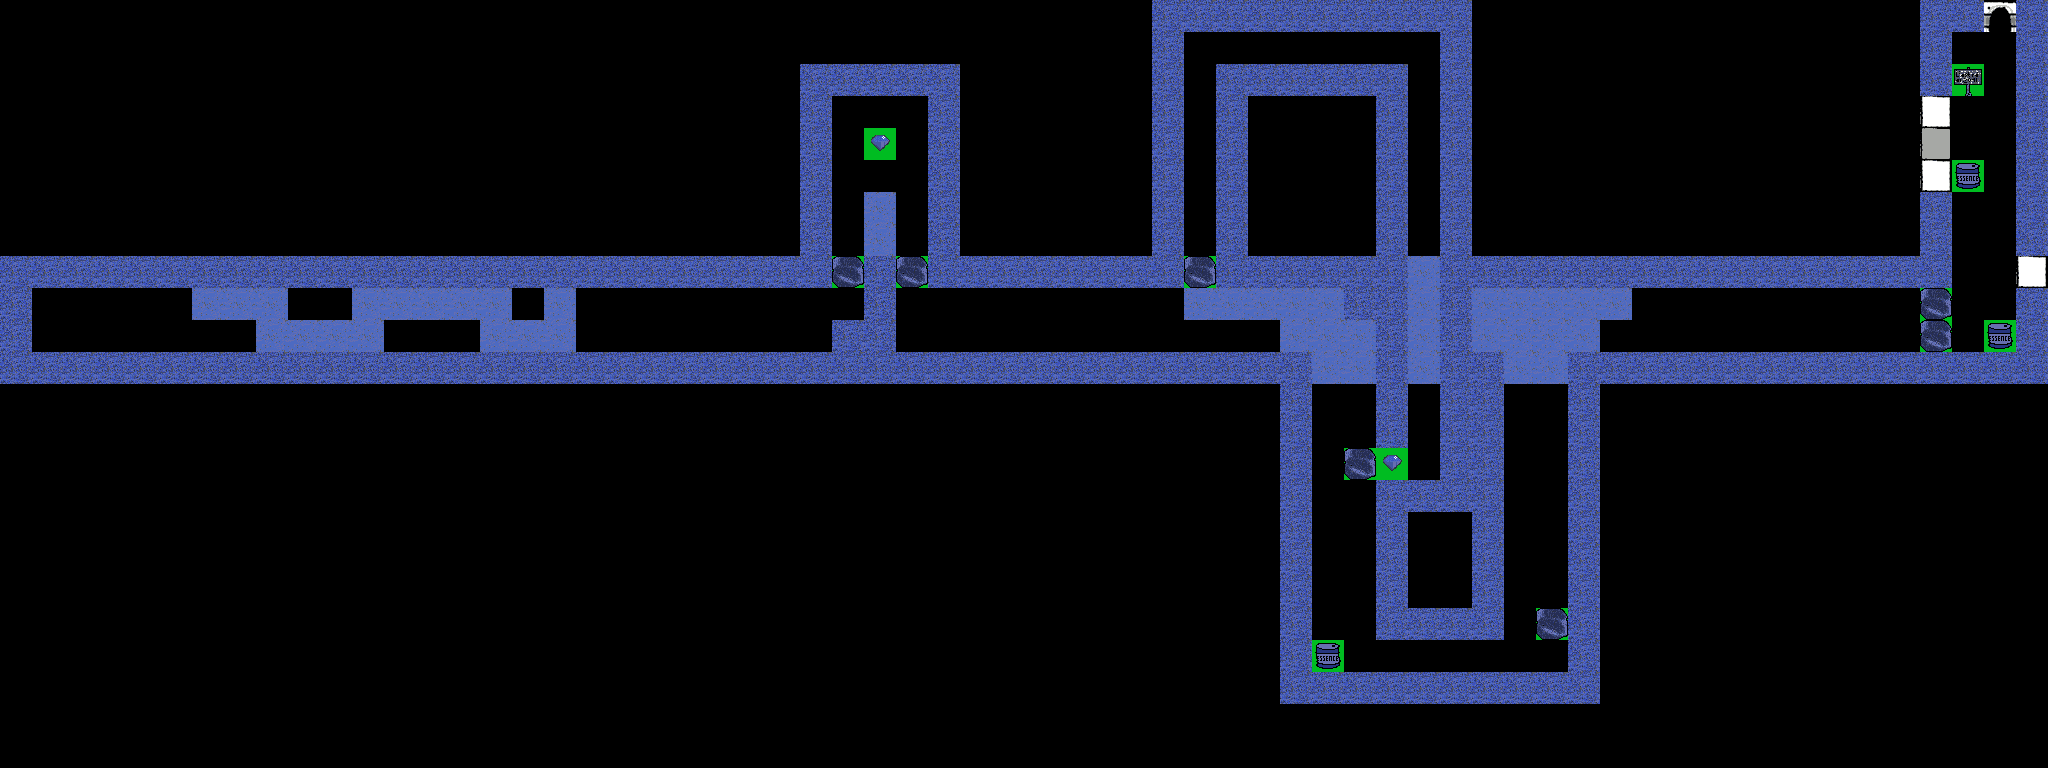

Below is a game level as drawn by its tile map, then a one-line description and the .tmx file that defines it, in full:
An orthogonal 64x24 tile map with 32x32 px tiles, 1 tile layer (タイルレイヤー1).

<map version="1.5" tiledversion="1.7.2" orientation="orthogonal" renderorder="right-down" width="64" height="24" tilewidth="32" tileheight="32" infinite="0" nextlayerid="2" nextobjectid="1">
 <tileset firstgid="1" name="underground_tiles" tilewidth="32" tileheight="32" tilecount="16" columns="1">
  <image source="../../games/TremblayIsland/graphics/underground_tiles.bmp" trans="000000" width="32" height="512" />
 </tileset>
 <layer id="1" name="タイルレイヤー1" width="64" height="24">
  <data encoding="csv">
0,0,0,0,0,0,0,0,0,0,0,0,0,0,0,0,0,0,0,0,0,0,0,0,0,0,0,0,0,0,0,0,0,0,0,0,1,1,1,1,1,1,1,1,1,1,0,0,0,0,0,0,0,0,0,0,0,0,0,0,1,1,9,1,
0,0,0,0,0,0,0,0,0,0,0,0,0,0,0,0,0,0,0,0,0,0,0,0,0,0,0,0,0,0,0,0,0,0,0,0,1,0,0,0,0,0,0,0,0,1,0,0,0,0,0,0,0,0,0,0,0,0,0,0,1,0,0,1,
0,0,0,0,0,0,0,0,0,0,0,0,0,0,0,0,0,0,0,0,0,0,0,0,0,1,1,1,1,1,0,0,0,0,0,0,1,0,1,1,1,1,1,1,0,1,0,0,0,0,0,0,0,0,0,0,0,0,0,0,1,4,0,1,
0,0,0,0,0,0,0,0,0,0,0,0,0,0,0,0,0,0,0,0,0,0,0,0,0,1,0,0,0,1,0,0,0,0,0,0,1,0,1,0,0,0,0,1,0,1,0,0,0,0,0,0,0,0,0,0,0,0,0,0,10,0,0,1,
0,0,0,0,0,0,0,0,0,0,0,0,0,0,0,0,0,0,0,0,0,0,0,0,0,1,0,2,0,1,0,0,0,0,0,0,1,0,1,0,0,0,0,1,0,1,0,0,0,0,0,0,0,0,0,0,0,0,0,0,11,0,0,1,
0,0,0,0,0,0,0,0,0,0,0,0,0,0,0,0,0,0,0,0,0,0,0,0,0,1,0,0,0,1,0,0,0,0,0,0,1,0,1,0,0,0,0,1,0,1,0,0,0,0,0,0,0,0,0,0,0,0,0,0,10,12,0,1,
0,0,0,0,0,0,0,0,0,0,0,0,0,0,0,0,0,0,0,0,0,0,0,0,0,1,0,5,0,1,0,0,0,0,0,0,1,0,1,0,0,0,0,1,0,1,0,0,0,0,0,0,0,0,0,0,0,0,0,0,1,0,0,1,
0,0,0,0,0,0,0,0,0,0,0,0,0,0,0,0,0,0,0,0,0,0,0,0,0,1,0,5,0,1,0,0,0,0,0,0,1,0,1,0,0,0,0,1,0,1,0,0,0,0,0,0,0,0,0,0,0,0,0,0,1,0,0,1,
1,1,1,1,1,1,1,1,1,1,1,1,1,1,1,1,1,1,1,1,1,1,1,1,1,1,16,1,16,1,1,1,1,1,1,1,1,16,1,1,1,1,1,1,5,1,1,1,1,1,1,1,1,1,1,1,1,1,1,1,1,0,0,10,
1,0,0,0,0,0,5,5,5,0,0,5,5,5,5,5,0,5,0,0,0,0,0,0,0,0,0,1,0,0,0,0,0,0,0,0,0,5,5,5,5,5,1,1,5,1,5,5,5,5,5,0,0,0,0,0,0,0,0,0,16,0,0,1,
1,0,0,0,0,0,0,0,5,5,5,5,0,0,0,5,5,5,0,0,0,0,0,0,0,0,1,1,0,0,0,0,0,0,0,0,0,0,0,0,5,5,5,1,5,1,5,5,5,5,0,0,0,0,0,0,0,0,0,0,16,0,12,1,
1,1,1,1,1,1,1,1,1,1,1,1,1,1,1,1,1,1,1,1,1,1,1,1,1,1,1,1,1,1,1,1,1,1,1,1,1,1,1,1,1,5,5,1,5,1,1,5,5,1,1,1,1,1,1,1,1,1,1,1,1,1,1,1,
0,0,0,0,0,0,0,0,0,0,0,0,0,0,0,0,0,0,0,0,0,0,0,0,0,0,0,0,0,0,0,0,0,0,0,0,0,0,0,0,1,0,0,1,0,1,1,0,0,1,0,0,0,0,0,0,0,0,0,0,0,0,0,0,
0,0,0,0,0,0,0,0,0,0,0,0,0,0,0,0,0,0,0,0,0,0,0,0,0,0,0,0,0,0,0,0,0,0,0,0,0,0,0,0,1,0,0,1,0,1,1,0,0,1,0,0,0,0,0,0,0,0,0,0,0,0,0,0,
0,0,0,0,0,0,0,0,0,0,0,0,0,0,0,0,0,0,0,0,0,0,0,0,0,0,0,0,0,0,0,0,0,0,0,0,0,0,0,0,1,0,16,2,0,1,1,0,0,1,0,0,0,0,0,0,0,0,0,0,0,0,0,0,
0,0,0,0,0,0,0,0,0,0,0,0,0,0,0,0,0,0,0,0,0,0,0,0,0,0,0,0,0,0,0,0,0,0,0,0,0,0,0,0,1,0,0,1,1,1,1,0,0,1,0,0,0,0,0,0,0,0,0,0,0,0,0,0,
0,0,0,0,0,0,0,0,0,0,0,0,0,0,0,0,0,0,0,0,0,0,0,0,0,0,0,0,0,0,0,0,0,0,0,0,0,0,0,0,1,0,0,1,0,0,1,0,0,1,0,0,0,0,0,0,0,0,0,0,0,0,0,0,
0,0,0,0,0,0,0,0,0,0,0,0,0,0,0,0,0,0,0,0,0,0,0,0,0,0,0,0,0,0,0,0,0,0,0,0,0,0,0,0,1,0,0,1,0,0,1,0,0,1,0,0,0,0,0,0,0,0,0,0,0,0,0,0,
0,0,0,0,0,0,0,0,0,0,0,0,0,0,0,0,0,0,0,0,0,0,0,0,0,0,0,0,0,0,0,0,0,0,0,0,0,0,0,0,1,0,0,1,0,0,1,0,0,1,0,0,0,0,0,0,0,0,0,0,0,0,0,0,
0,0,0,0,0,0,0,0,0,0,0,0,0,0,0,0,0,0,0,0,0,0,0,0,0,0,0,0,0,0,0,0,0,0,0,0,0,0,0,0,1,0,0,1,1,1,1,0,16,1,0,0,0,0,0,0,0,0,0,0,0,0,0,0,
0,0,0,0,0,0,0,0,0,0,0,0,0,0,0,0,0,0,0,0,0,0,0,0,0,0,0,0,0,0,0,0,0,0,0,0,0,0,0,0,1,12,0,0,0,0,0,0,0,1,0,0,0,0,0,0,0,0,0,0,0,0,0,0,
0,0,0,0,0,0,0,0,0,0,0,0,0,0,0,0,0,0,0,0,0,0,0,0,0,0,0,0,0,0,0,0,0,0,0,0,0,0,0,0,1,1,1,1,1,1,1,1,1,1,0,0,0,0,0,0,0,0,0,0,0,0,0,0,
0,0,0,0,0,0,0,0,0,0,0,0,0,0,0,0,0,0,0,0,0,0,0,0,0,0,0,0,0,0,0,0,0,0,0,0,0,0,0,0,0,0,0,0,0,0,0,0,0,0,0,0,0,0,0,0,0,0,0,0,0,0,0,0,
0,0,0,0,0,0,0,0,0,0,0,0,0,0,0,0,0,0,0,0,0,0,0,0,0,0,0,0,0,0,0,0,0,0,0,0,0,0,0,0,0,0,0,0,0,0,0,0,0,0,0,0,0,0,0,0,0,0,0,0,0,0,0,0
</data>
 </layer>
</map>
